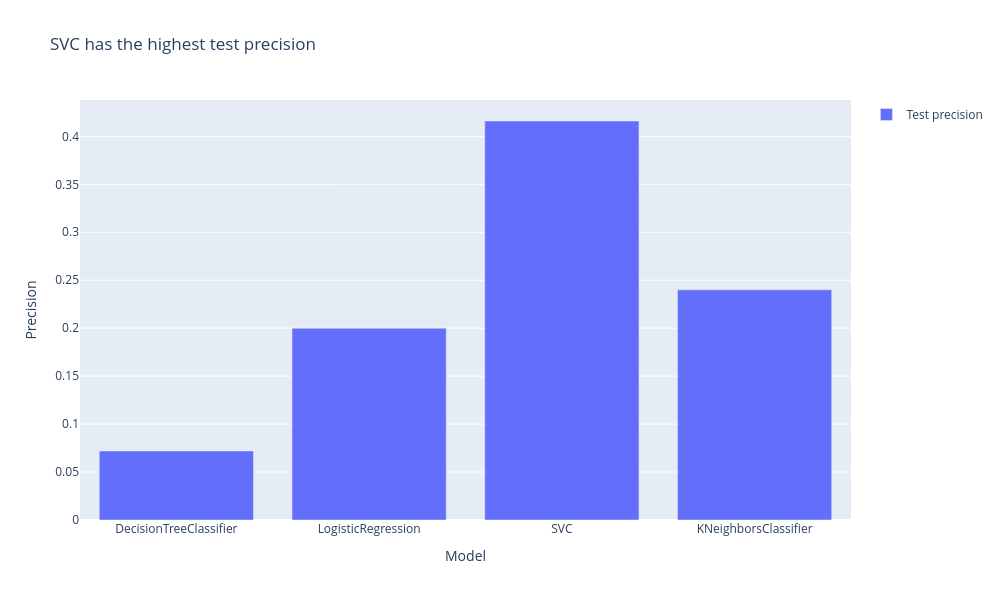

Notebook code cell kept with this figure:
### Code cell
fig = go.Figure()
test_bar = go.Bar(x=scores_df["model_name"], y=scores_df["precision"], name="Test precision")
fig.add_trace(test_bar)

fig.update_layout(
    title_text="SVC has the highest test precision",
    xaxis_title="Model",
    yaxis_title="Precision",
    height=600,
    width=1000,
    showlegend=True,
)
fig.show()
fig.write_image("images/precision.png")

### Figure 1 — Plotly figure (JSON) as saved in the notebook; plotly's stock layout.template omitted (floating-point values rounded to 4 significant figures)
{"data": [{"name": "Test precision", "x": ["DecisionTreeClassifier", "LogisticRegression", "SVC", "KNeighborsClassifier"], "y": [0.072, 0.2, 0.416, 0.24], "type": "bar"}], "layout": {"title": {"text": "SVC has the highest test precision"}, "xaxis": {"title": {"text": "Model"}}, "yaxis": {"title": {"text": "Precision"}}, "height": 600, "width": 1000, "showlegend": true}}
